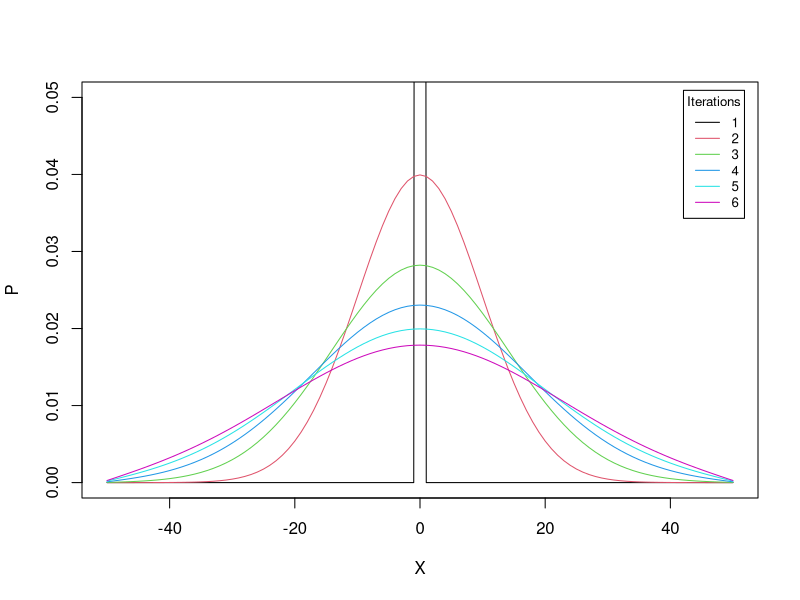
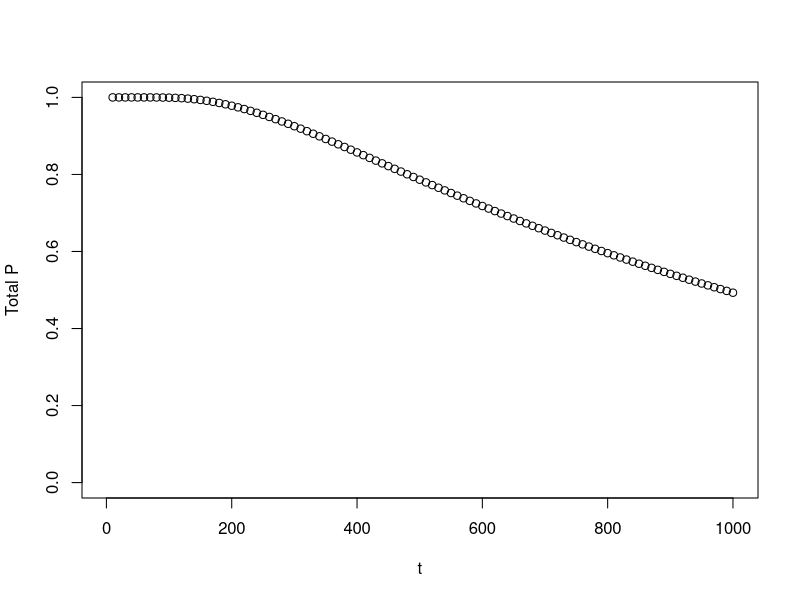
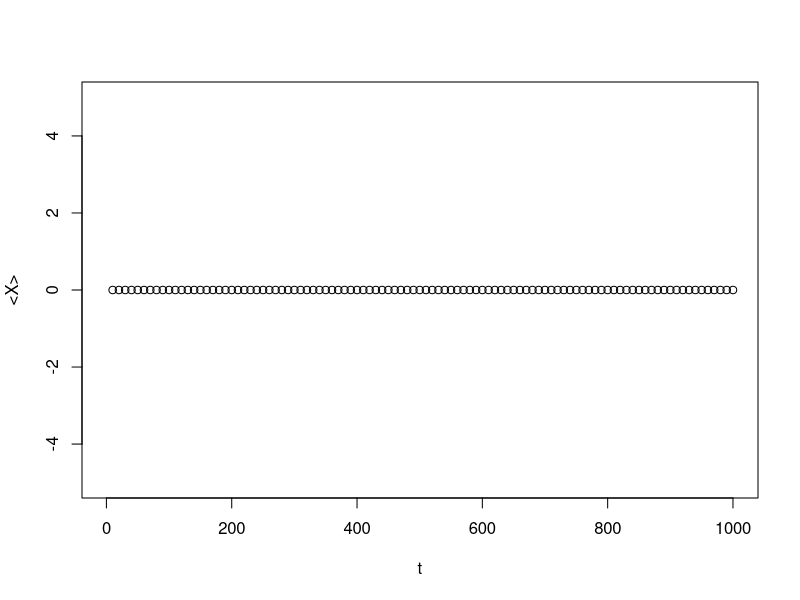
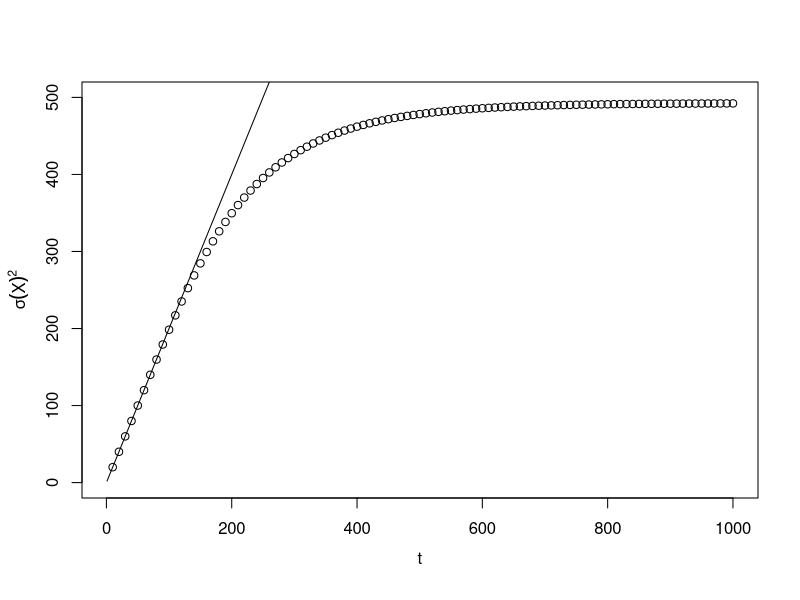
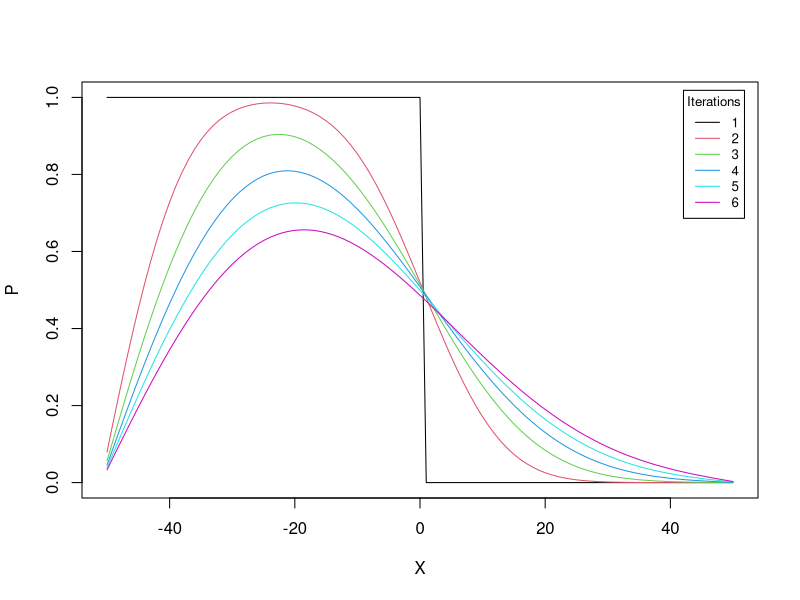

These charts were generated, in order, by the following R code:
## ---- chunk 1
knitr::opts_chunk$set(echo = TRUE)
## ---- chunk 2
## PDE integration with the finite difference method for a diffusion equation
pde_fd_diffusion <- function(ngrid, X_all, dX, dt, D, t0, t.total, p0) {
  #ngrid: number of grid points
  #X_all: X values for each grid point
  #dX: X step size
  #dt: time step size
  #D: diffusion constant
  #t0: initial time
  #t.total: total simulation time
  #p0: initial condition: P(X,t = t0)
  
  t_all = seq(t0, t.total, by = dt)
  nt_all = length(t_all)
  factor = D/dX**2*dt
  p = p0
  for (i in seq_len(nt_all-1)){
    p_plus_one = c(p[-1], 0) # a vector, P(X+dX) for all Xs, 0 is added to specify the boundary conditions
    p_minus_one = c(0, p[1:(ngrid-1)])  # a vector, P(X-dX) for all Xs, 0 is added to specify the boundary conditions
    p = p + factor * (p_plus_one + p_minus_one - 2 * p) # finite difference to update all P(X,t)
  }
  return(p)
}
## ---- chunk 3
len = 100; dX = 1; dt = 0.01; D = 1
ngrid = as.integer(len/dX)+1  # number of grid points
X_all = (c(1:ngrid) - (ngrid+1)/2)*dX  # X values for each grid point

p0 = numeric(ngrid) # state variable: a vector of P(X,t) for all grids at time t
p0[(ngrid+1)/2] = 1 # specify the initial condition, P = 1 for the center point

plot(X_all, p0, type="l", col=1, xlab="X", ylab="P", xlim=c(-50,50), ylim=c(0,0.05)) 
p_now = p0
for (i in 1:5){
  p_now = pde_fd_diffusion(ngrid = ngrid, X_all = X_all, dX = dX, dt = dt, D = D, t0 = 0, t.total = 50, p0 = p_now) 
  lines(X_all,p_now, col=i+1)
}
legend("topright", title = "Iterations", inset=0.02, 
       legend = paste0(1:6),
       col=1:6, lty=1, cex=0.8)
## ---- chunk 4
meanX <- function(p, X) {
  return(p %*% X / sum(p))
}
sdX <- function(p, X) {
  var = p %*% X**2 / sum(p)
  return(sqrt(var - meanX(p,X)**2))
}

num_sim = 100
meanX_all = numeric(num_sim)
sdX_all = numeric(num_sim)
p_tot_all = numeric(num_sim)

p_now = p0
for(i in 1:num_sim){
  p_now = pde_fd_diffusion(ngrid = ngrid, X_all = X_all, dX = dX, dt = dt, D = D, t0 = 0, t.total = 10, p0 = p_now) 
  meanX_all[i] = meanX(p_now,X_all)
  sdX_all[i] = sdX(p_now,X_all)
  p_tot_all[i] = sum(p_now)
}
t_all = 10 * c(1:num_sim)

plot(t_all,p_tot_all, type="p", col=1, xlab="t", ylab="Total P", xlim=c(1,len*10), ylim=c(0,1)) 
plot(t_all,meanX_all, type="p", col=1, xlab="t", ylab="<X>", xlim=c(1,len*10), ylim=c(-5,5)) 
plot(t_all,sdX_all**2, type="p", col=1, xlab="t", ylab=bquote(sigma(X)^2), xlim=c(1,len*10), ylim=c(0,500), mgp=c(2.5,1,0)) 
curve(x*D*2, add = TRUE)
## ---- chunk 5
len = 100; dX = 1; dt = 0.01; D = 1
ngrid = as.integer(len/dX)+1  # number of grid points
X_all = (c(1:ngrid) - (ngrid+1)/2)*dX  # X values for each grid point

p0 = numeric(ngrid) # state variable: a vector of P(X,t) for all grids at time t
p0[1:(ngrid+1)/2] = 1 # specify the initial condition, P = 1 for the whole left side. Note that P is not normalized to 1

plot(X_all, p0, type="l", col=1, xlab="X", ylab="P", xlim=c(-50,50), ylim=c(0,1)) 
p_now = p0
for (i in 1:5){
  p_now = pde_fd_diffusion(ngrid = ngrid, X_all = X_all, dX = dX, dt = dt, D = D, t0 = 0, t.total = 50, p0 = p_now) 
  lines(X_all,p_now, col=i+1)
}
legend("topright", title = "Iterations", inset=0.02, 
       legend = paste0(1:6),
       col=1:6, lty=1, cex=0.8)
